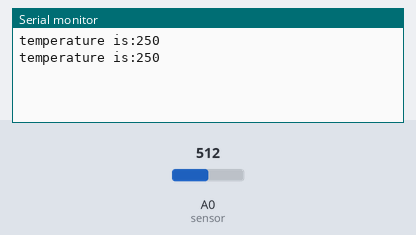
The sketch below on a simulated Arduino Uno, built with avr-gcc and run on an emulated ATmega328P. Parts: the last lines printed to the serial monitor. The test bench sets the inputs (shaded band); at power-on: A0 (sensor) = 512.

Above: at 1.8 s.
1.9 s: A0 (sensor) set to 716
At 2.4 s:
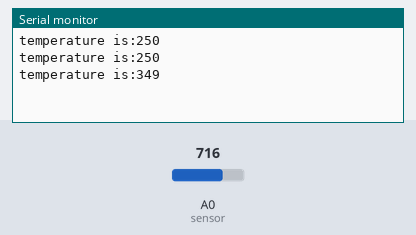
3.4 s: A0 (sensor) set to 900
At 4.8 s:
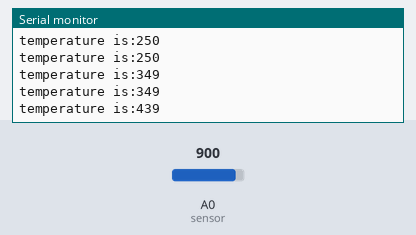
Timing chart, 0 to 6.4 s (numbered marks = the images above; inputs shaded):
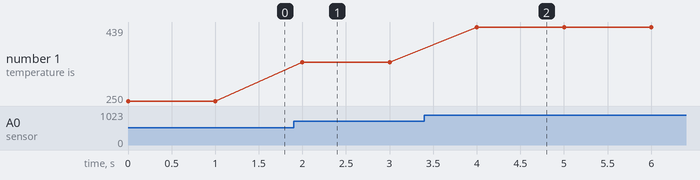

Measured:
- after the input at 1.9 s, the serial monitor: prints a new line after 0.10 s (image 1)
- after the input at 3.4 s, the serial monitor: prints a new line after 0.60 s (image 2)
- plotted number 1: 250 → 349 after the input at 1.9 s, 349 → 439 after the input at 3.4 s

The sketch:

lm35_temp_sensor.ino
```cpp
int sensor = A0;
void setup() {
  // put your setup code here, to run once:
Serial.begin(9600);
}

void loop() {
  // put your main code here, to run repeatedly:
int value = analogRead(sensor);
float millivolts = (value / 1024.0)*5000;
int celsius = millivolts / 10;
Serial.print("temperature is:");
Serial.println(celsius);
delay(1000);

}
```
